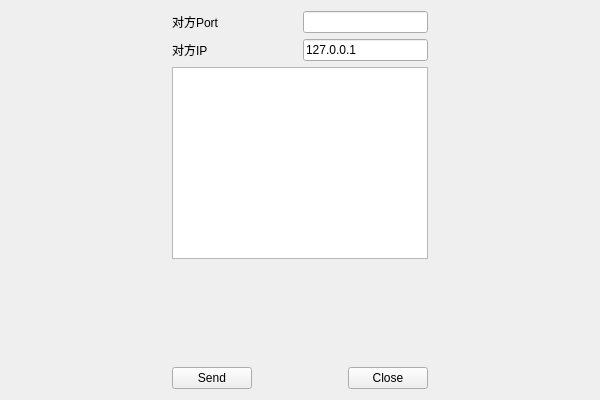
<?xml version="1.0" encoding="UTF-8"?>
<ui version="4.0">
 <class>UdpWidget</class>
 <widget class="QWidget" name="UdpWidget">
  <property name="geometry">
   <rect>
    <x>0</x>
    <y>0</y>
    <width>600</width>
    <height>400</height>
   </rect>
  </property>
  <property name="windowTitle">
   <string>Form</string>
  </property>
  <layout class="QGridLayout" name="gridLayout">
   <item row="1" column="3" colspan="2">
    <widget class="QLineEdit" name="lineEditIP">
     <property name="text">
      <string>127.0.0.1</string>
     </property>
    </widget>
   </item>
   <item row="0" column="3" colspan="2">
    <widget class="QLineEdit" name="lineEditPort">
     <property name="text">
      <string/>
     </property>
    </widget>
   </item>
   <item row="4" column="4">
    <widget class="QPushButton" name="btnClose">
     <property name="text">
      <string>Close</string>
     </property>
    </widget>
   </item>
   <item row="0" column="1" colspan="2">
    <widget class="QLabel" name="label">
     <property name="text">
      <string>对方Port</string>
     </property>
    </widget>
   </item>
   <item row="1" column="1" colspan="2">
    <widget class="QLabel" name="label_2">
     <property name="text">
      <string>对方IP</string>
     </property>
    </widget>
   </item>
   <item row="4" column="0">
    <spacer name="horizontalSpacer_2">
     <property name="orientation">
      <enum>Qt::Horizontal</enum>
     </property>
     <property name="sizeHint" stdset="0">
      <size>
       <width>140</width>
       <height>20</height>
      </size>
     </property>
    </spacer>
   </item>
   <item row="4" column="5">
    <spacer name="horizontalSpacer_3">
     <property name="orientation">
      <enum>Qt::Horizontal</enum>
     </property>
     <property name="sizeHint" stdset="0">
      <size>
       <width>140</width>
       <height>20</height>
      </size>
     </property>
    </spacer>
   </item>
   <item row="4" column="1">
    <widget class="QPushButton" name="btnSend">
     <property name="text">
      <string>Send</string>
     </property>
    </widget>
   </item>
   <item row="3" column="3">
    <spacer name="verticalSpacer">
     <property name="orientation">
      <enum>Qt::Vertical</enum>
     </property>
     <property name="sizeHint" stdset="0">
      <size>
       <width>20</width>
       <height>85</height>
      </size>
     </property>
    </spacer>
   </item>
   <item row="4" column="2" colspan="2">
    <spacer name="horizontalSpacer">
     <property name="orientation">
      <enum>Qt::Horizontal</enum>
     </property>
     <property name="sizeHint" stdset="0">
      <size>
       <width>75</width>
       <height>20</height>
      </size>
     </property>
    </spacer>
   </item>
   <item row="2" column="1" colspan="4">
    <widget class="QTextEdit" name="textEdit"/>
   </item>
  </layout>
 </widget>
 <resources/>
 <connections/>
</ui>
